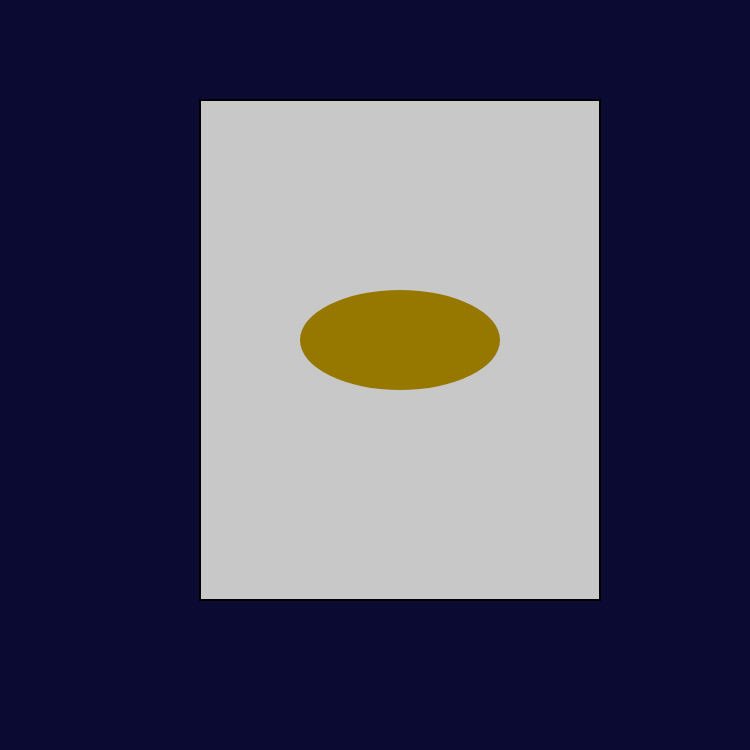
Frame 1 (no input)
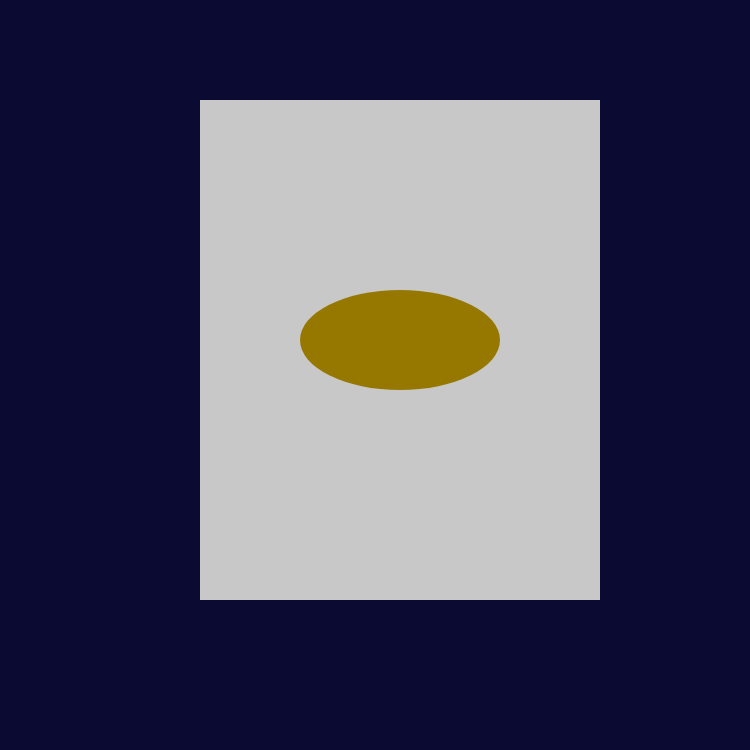
Frame 60 (no input)
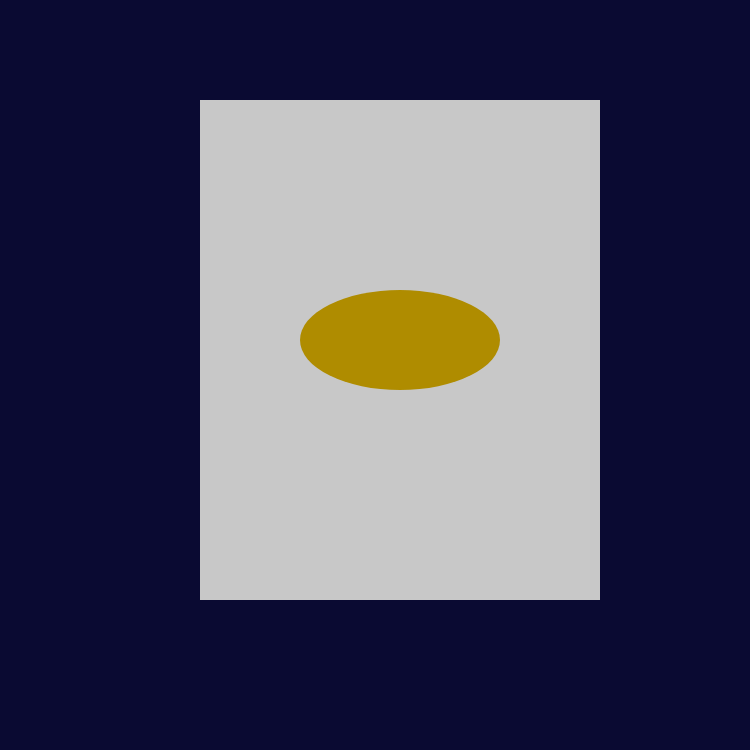
Frame 120 (the mouse pressed at the canvas centre since frame 60)

The p5.js sketch that drew these frames (run headless with seeded random() and noise() and a simulated clock; from frame 60 on, the mouse is pressed at the canvas centre):

// p5.js sketch
// ── sketch.js
/*
////////"Stage Setup" pt 2////////
/////By. Gerardo Tolentino///
/////////////////////////////
//Second Draft/////
//okay to move this project forward I wanted to add some change of light in the led//
//Main goal of this draft is to be able to have some sort of effect on the led panel//
//lets do brightness//
*/
//lets set some constants we can use throughout the whole code
let ledbrightness = 150; // Initial brightness of the LED panel
let x1 = 400;  //ellipse x1
let y1 = 340;   //ellipse y1
function setup() {
  //we will only be exeprimenting on one stage for 2nd project
  createCanvas(750, 750);
  
}
function draw(){
  background(10, 10, 50);
  fill(200);
  strokeWeight(2);
  rect(200, 100, 400, 500);

  //lets add some "LED" panels as circle in the lower center of each structure
  //Lets shade them in something bright like yellow aswell
  fill(ledbrightness, ledbrightness * 0.8, 0); 
  noStroke();
  //lets center out the ellipse
  ellipse(x1, y1, 200, 100);
  }
//lets begin mouse click process
function mousePressed() {
  //lets set the inital starting point of where the mouse click will take effect
  let d = dist(mouseX, mouseY, x1, y1);
  //next we must add an 'if' of <100 which sets a 100 pixel radius of our d
  if (d < 100) {
    //we increase brightness by 25
    ledbrightness += 25;
    //if brightness goes over 255 it will reset back to 100
  if (ledbrightness > 255) {
    ledbrightness = 100;
       }
    }
  }
